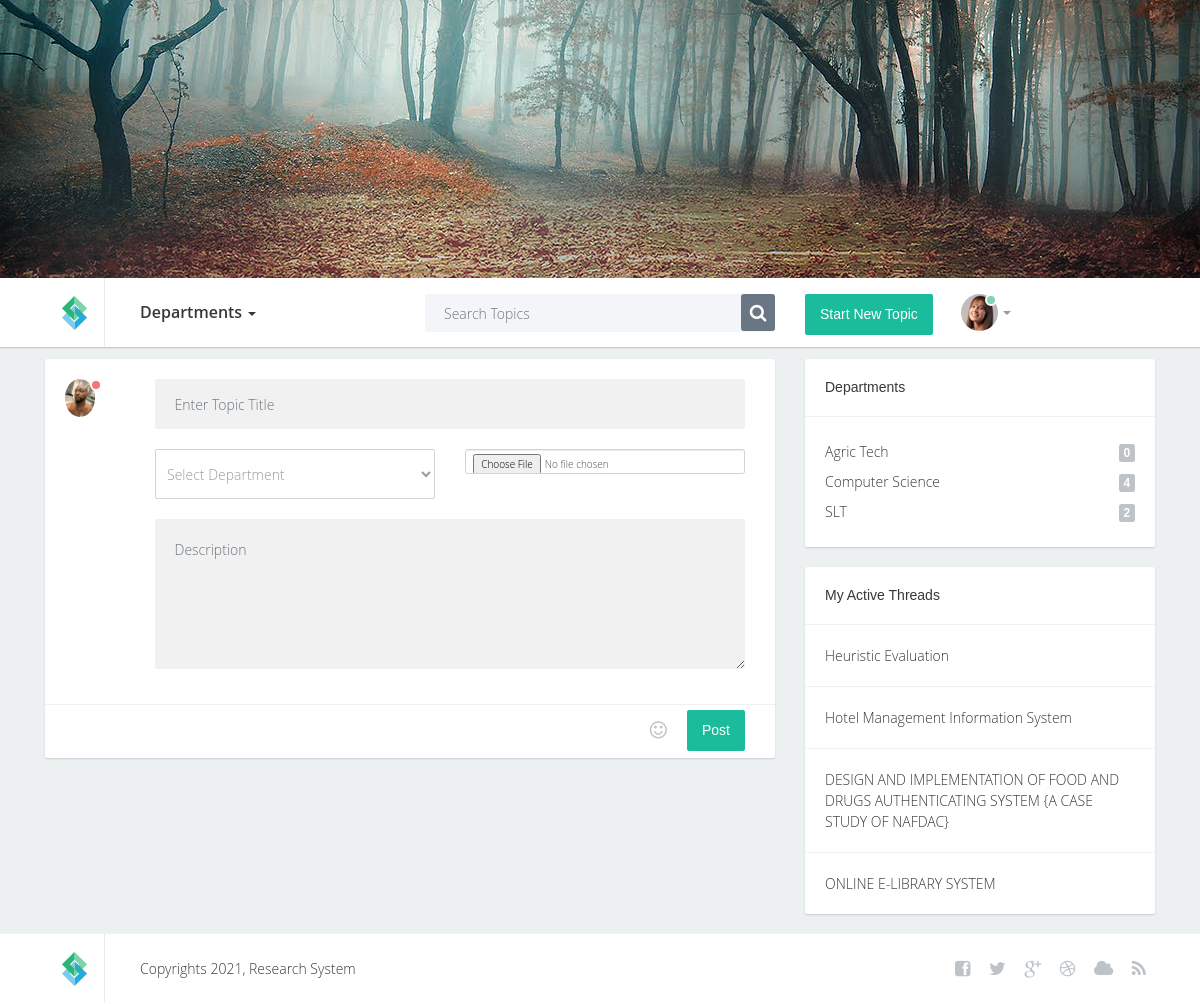
The page /new_post.php (signed in) on the database its author committed.
### tables this page shows
CREATE TABLE `departments` (
  `id` int(11) NOT NULL,
  `department` varchar(140) NOT NULL
);

CREATE TABLE `posts` (
  `id` int(11) NOT NULL,
  `user_id` int(11) NOT NULL,
  `department_id` int(11) NOT NULL,
  `title` varchar(140) NOT NULL,
  `content` text NOT NULL,
  `document` varchar(190) NOT NULL,
  `time_added` timestamp NOT NULL DEFAULT current_timestamp() ON UPDATE current_timestamp(),
  `views` int(11) NOT NULL DEFAULT 0
);

### core/db.class.php (called while the page is built, shortened)
<?php
    class DB {
        public $host = 'localhost';
        public $dbname = 'research_system';
        public $password = '';
        public $username = 'root';
        public $conn;
        function __construct(){
            try {
                $this->conn = new PDO("mysql:host=$this->host;dbname=$this->dbname;", $this->username, $this->password);
                $this->conn->setAttribute(PDO::ATTR_ERRMODE,PDO::ERRMODE_EXCEPTION);
            } catch (PDOException $ex) {
                echo 'Error in database connection '. $ex->getMessage();
            }
        }
        function prep($query){
            return $this->conn->prepare($query);
        }
        function fetchAll($query,$value){
            $query = $this->prep($query);
            $query->execute($value);
            return $query->fetchAll();
        }
        function num_row($query,$value){
            $query = $this->prep($query);
            $query->execute($value);
            return $query->rowCount();
        }
    }
?>

### core/departments.class.php (called while the page is built, shortened)
<?php
    include_once 'db.class.php';
    class Departments extends DB{
        function fetch_departments(){
            return DB::fetchAll("SELECT * FROM departments ORDER BY department ",[]);
        }
        function fetch_department_post_nums($department_id){
            return DB::num_row("SELECT posts.id FROM posts WHERE posts.department_id = ?",[$department_id]);
        }
    }
?>

### core/posts.class.php (called while the page is built, shortened)
<?php
    include_once 'db.class.php';
    class Posts extends DB{
        function fetch_user_posts($user_id){
            return DB::fetchAll("SELECT *,posts.id FROM posts
            JOIN departments on departments.id = posts.department_id
            JOIN users on users.id = posts.user_id
            WHERE posts.user_id = ?
            ORDER BY posts.id DESC ",[$user_id]);
        }
    }
?>

### new_post.php (the view, shortened to what this page needs)
<?php
if (isset($_SESSION['research_user'])) {
    $user = $_SESSION['research_user'];
}
else{
    header('location: login');
}
include_once 'core/posts.class.php';
$post_obj = new Posts();
$user_posts = $post_obj->fetch_user_posts($user['id']);
?>
<!DOCTYPE html>
<html lang="en">
<?php include_once 'components/head.php'; ?>
<body>
    <div class="container-fluid">
        <?php include_once 'components/header.php'; ?>
        <section class="content">
            <div class="container" style="margin-top: 10px">
                <div class="row">
                    <div class="col-lg-8 col-md-8">
                        <div class="post">
                            <form id="postForm" enctype="multipart/form-data" class="form newtopic" method="post">
                                <div class="topwrap">
                                    <div class="userinfo pull-left">
                                        <div class="avatar">
                                            <img style="max-width: 30px" src="uploads/images/<?php echo $user['profile_image'] ?>" alt="" />
                                            <div class="status red">&nbsp;</div>
                                        </div>
                                    </div>
                                    <div class="posttext pull-left">
                                        <div>
                                            <input type="text" name="title" placeholder="Enter Topic Title" class="form-control" />
                                        </div>
                                        <div class="row">
                                            <div class="col-lg-6 col-md-6">
                                                <select name="department_id" id="department"  class="form-control" >
                                                    <option value="" disabled selected>Select Department</option>
                                                </select>
                                            </div>
                                            <div class="col-lg-6 col-md-6">
                                                <input type="file" type="application/*" name="document" class="form-control" />
                                            </div>
                                        </div>
                                        <div>
                                            <textarea name="content" id="content" placeholder="Description"  class="form-control" ></textarea>
                                        </div>
                                    </div>
                                </div>
                                <div class="postinfobot">
                                    <div class="pull-right postreply">
                                        <div class="pull-left smile"><a href="#"><i class="fa fa-smile-o"></i></a></div>
                                        <div class="pull-left">
                                            <button class="btn btn-primary">
                                                <span class="btnText">
                                                    Post
                                                </span>
                                            </button>
                                        </div>
                                    </div>
                                    <div class="clearfix"></div>
                                </div>
                            </form>
                        </div>
                    </div>
                    <div class="col-lg-4 col-md-4">
                        <div class="sidebarblock">
                            <h3>Departments</h3>
                            <div class="divline"></div>
                            <div class="blocktxt">
                                <ul class="cats">
                                    <?php foreach ($departments as $department): ?>
                                        <li><a href="department?id=<?php echo $department['id'] ?>"><?php echo $department['department'] ?><span class="badge pull-right"><?php echo $department_obj->fetch_department_post_nums($department['id']) ?></span></a></li>
                                    <?php endforeach ?>
                                </ul>
                            </div>
                        </div>
                        <?php if (isset($user)): ?>
                            <div class="sidebarblock">
                                <h3>My Active Threads</h3>
                                <?php foreach ($user_posts as $user_post): ?>
                                    <div class="divline"></div>
                                    <div class="blocktxt">
                                        <a href="post?id=<?php echo $user_post['id'] ?>"><?php echo $user_post['title'] ?></a>
                                    </div>
                                <?php endforeach ?>
                            </div>
                        <?php endif ?>
                    </div>
                </div>
            </div>
        </section>
        <?php include_once 'components/footer.php'; ?>
    </div>
</body>
</html>

### css/custom.css (style rules this page uses)
body { font-family: 'Open Sans Light', sans-serif; font-size: 14px; color: #989c9e; }
a { color: #363838; }
.content { background-color: #ecf0f1; border-top: solid 1px #e0e4e5; }
.avatar { position: relative; }
.avatar img { border-radius: 50%; }
.avatar .status { position: absolute; right: 0; top: 0; width: 12px; height: 12px; line-height: 12px; border-radius: 50%; border: solid 2px #ffffff; }
.avatar .red { background-color: #f27777; }
.sidebarblock { background-color: #ffffff; border-radius: 2px; box-shadow: 0 1px 2px #c9cccd; margin-bottom: 20px; }
.sidebarblock h3 { color: #363838; font-size: 14px; font-family: 'Open Sans Bold', sans-serif; margin: 0; padding: 20px; }
.sidebarblock .divline { height: 1px; line-height: 1px; border-bottom: solid 1px #f1f1f1; }
.sidebarblock .blocktxt { padding:20px; }
ul.cats li { list-style: none; display: block; margin:0; padding:0; line-height: 30px; }
ul.cats { margin: 0; padding: 0; }
ul.cats li a { font-size: 14px; color: #363838; font-family: 'Open Sans Light', sans-serif; line-height: 30px; }
ul.cats .badge { background-color: #bdc3c7; font-size: 12px; color: #ffffff; font-family: 'Open Sans Bold', sans-serif; margin-top: 7px; }
.sidebarblock .blocktxt { font-size: 14px; color: #363838; font-family: 'Open Sans Light', sans-serif; }
.post { background-color: #ffffff; border-radius: 2px; box-shadow: 0 1px 2px #c9cccd; margin-bottom: 20px; }
.post .userinfo { width: 15%; padding: 20px 0 15px 15px; }
.post .posttext { width: 85%; padding-right: 30px; padding-top: 20px; padding-bottom: 15px; color: #989c9e; font-size: 14px; font-family: 'Open Sans Light', sans-serif; line-height: 25px; }
.post .avatar { width: 37px; margin-left: 5px; }
.postinfobot { border-top: solid 1px #f1f1f1; line-height: 50px; padding: 0 30px 0 94px; }
.post blockquote .original, .postreply { font-size: 12px; color: #bdc3c7; display: block; font-family: 'Open Sans Regular', sans-serif; }
.smile a { margin-right: 20px; font-size: 20px; color: #bdc3c7; }
.btn-primary { background-color: #1abc9c; box-shadow: none; border-radius: 2px; padding: 10px 15px; color: #ffffff; font-size: 14px; font-family: 'Open Sans Bold', sans-serif; border: none; }
.newtopic input[type=text], .newtopic input[type=password] { border-radius: 2px; box-shadow: none; border: none; background-color: #f1f1f1; padding: 20px; font-size: 14px; color: #989c9e; font-family: 'Open Sans Light', sans-serif; margin-bottom: 20px; height: 50px; }
.newtopic select { border-radius: 2px; box-shadow: none; border: solid 1px #cfd5d7; background-color: #ffffff; font-size: 14px; color: #989c9e; font-family: 'Open Sans Light', sans-serif; margin-bottom: 20px; height: 50px; }
.newtopic textarea { border-radius: 2px; box-shadow: none; border: none; background-color: #f1f1f1; padding: 20px; font-size: 14px; color: #989c9e; font-family: 'Open Sans Light', sans-serif; margin-bottom: 20px; height: 150px; }
@media (min-width: 992px) and (max-width: 1200px) { .container-fluid { padding: 0; } }

### rows shown on the page
departments: department "Agric Tech", fetch_department_post_nums "0"
departments: department "Computer Science", fetch_department_post_nums "4"
departments: department "SLT", fetch_department_post_nums "2"
posts: title "Heuristic Evaluation"
posts: title "Hotel Management Information System"
posts: title "DESIGN AND IMPLEMENTATION OF FOOD AND DRUGS AUTHENTICATING SYSTEM {A CASE STUDY OF NAFDAC}"
posts: title "ONLINE E-LIBRARY SYSTEM"
